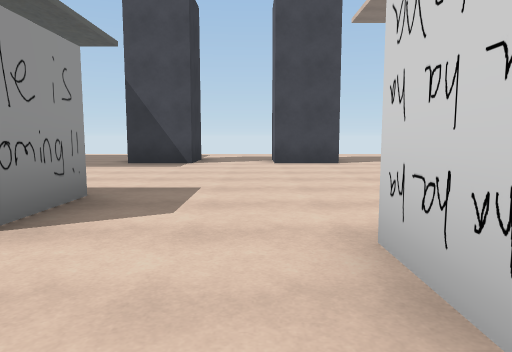
view 1 (above)

24 first-person views from a walk through a 3-D level made in the Unity game engine. The camera is 1.2 m above the floor, tilts 6° down and sees 70° across. Doors are open. The floor is counted in squares, 2 m on a side. Each view is taken from the middle of a square. On the plan, view 1 faces up. The plan holds only what a view shows up to about 10 squares ahead; the rest is blank. The place goes on beyond the plan. The player character is not drawn. Some surface patterns are stand-ins.

view 2
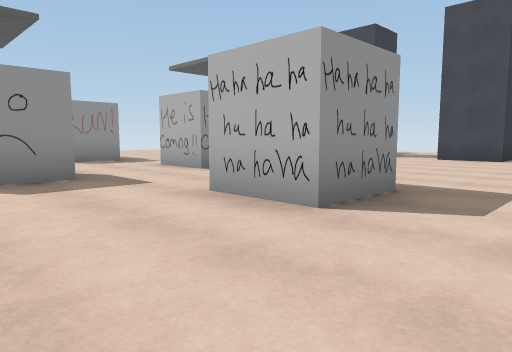

view 3
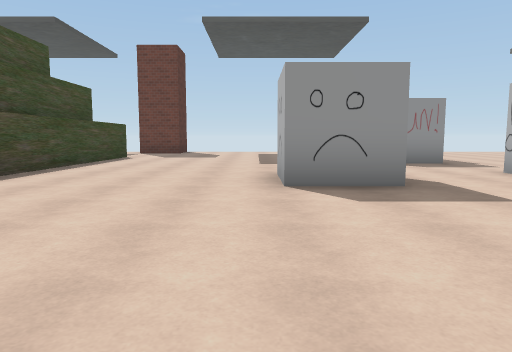

view 4
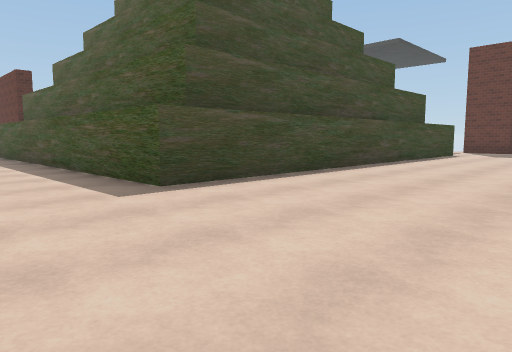

view 5
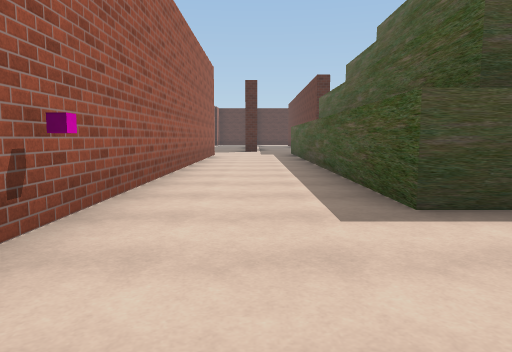

view 6
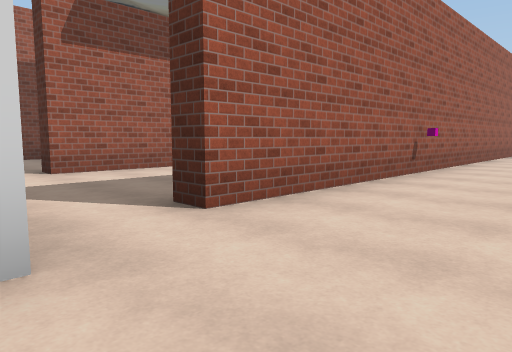

view 7
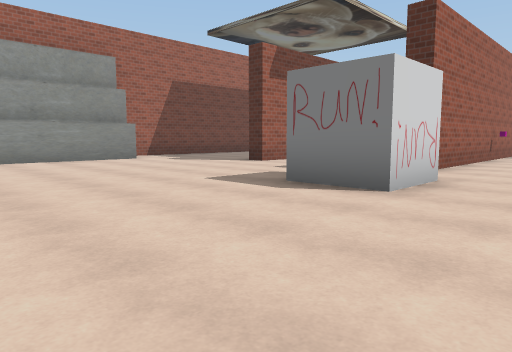

view 8
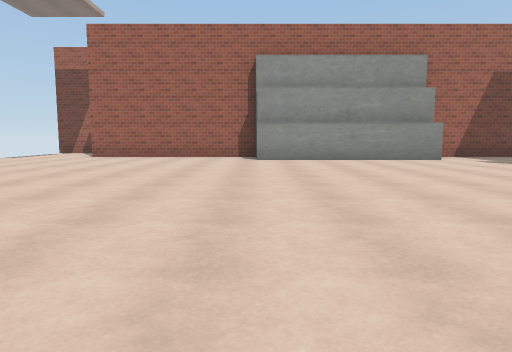

view 9
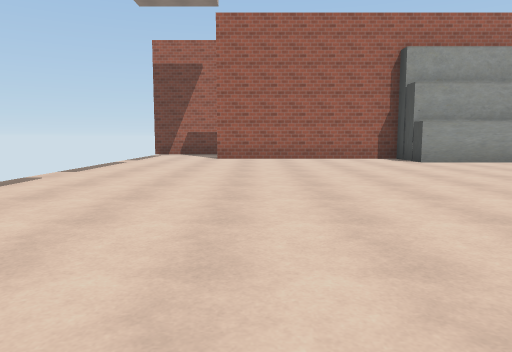

view 10
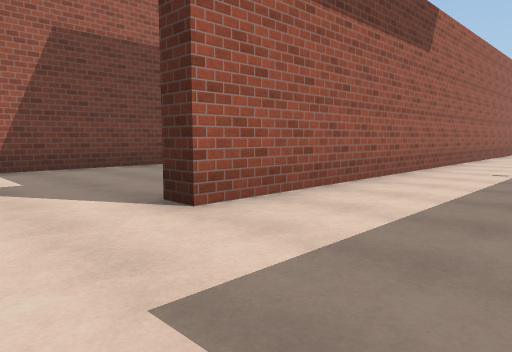

view 11
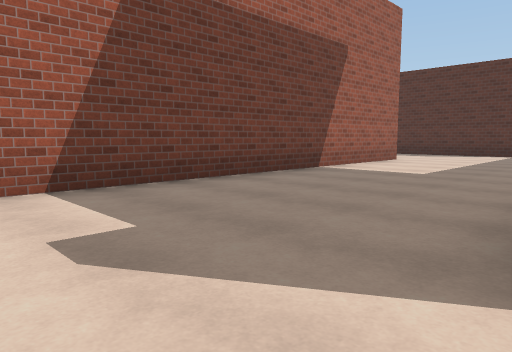

view 12
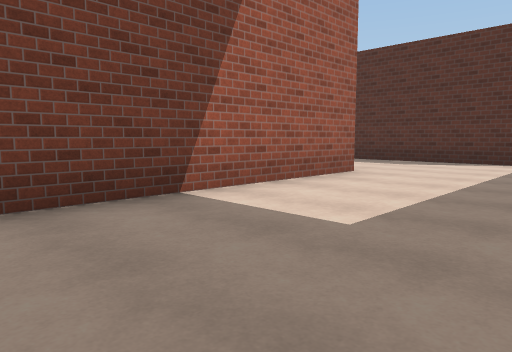

view 13
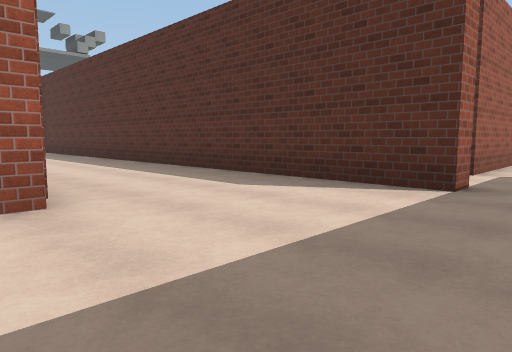

view 14
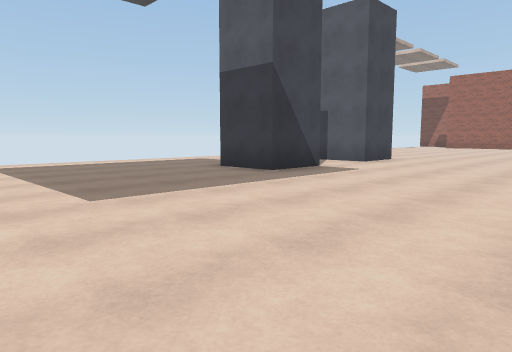

view 15
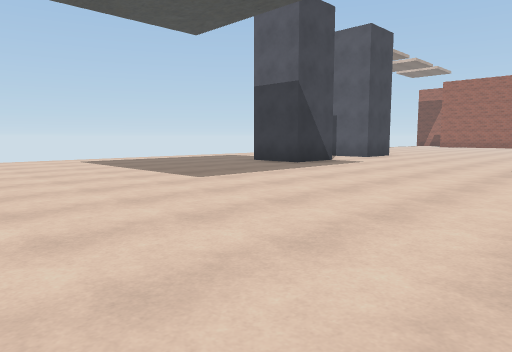

view 16
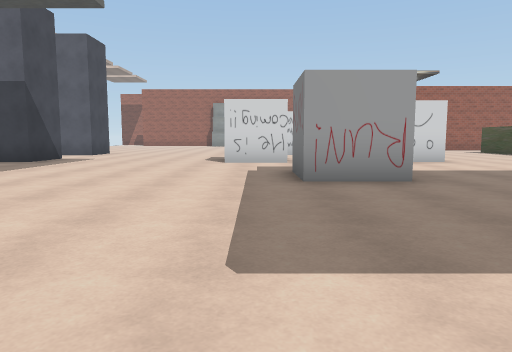

view 17
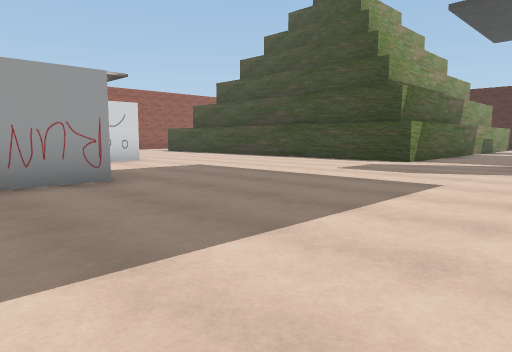

view 18
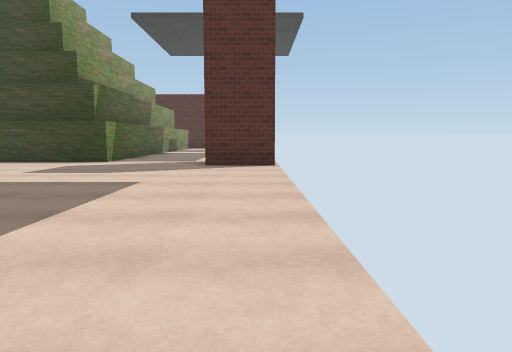

view 19
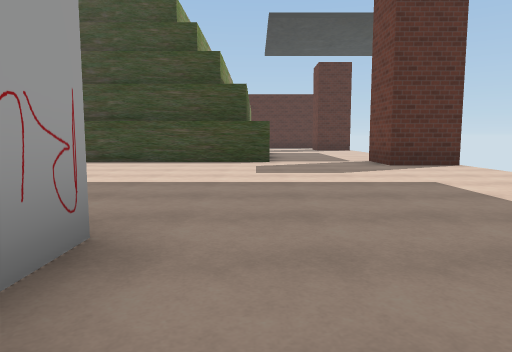

view 20
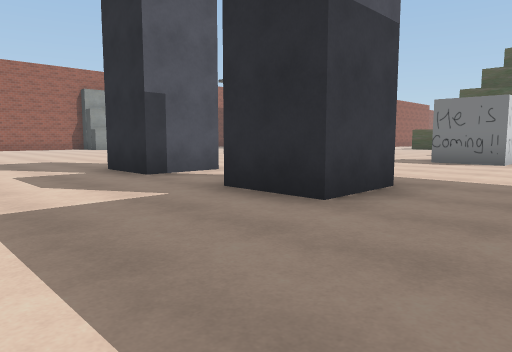

view 21
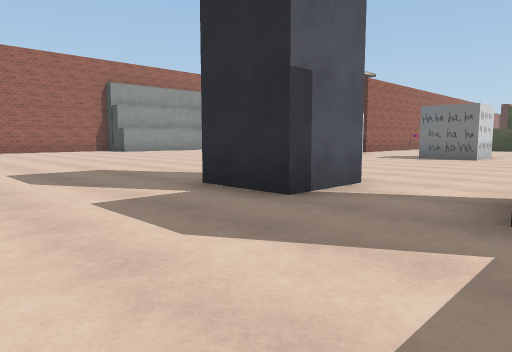

view 22
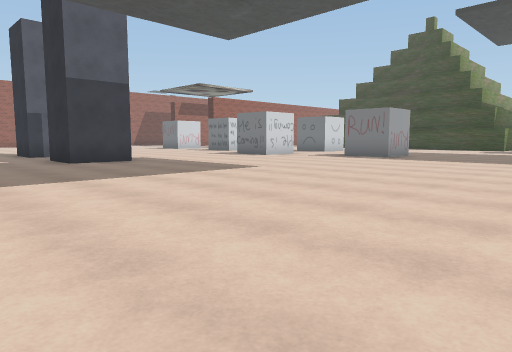

view 23
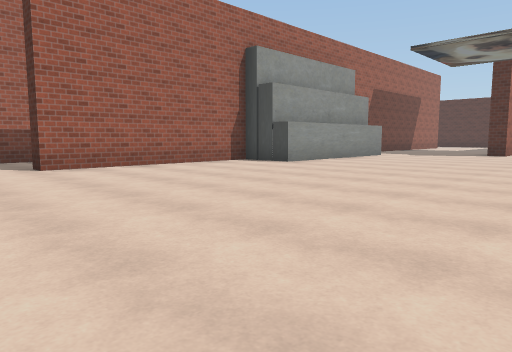

view 24
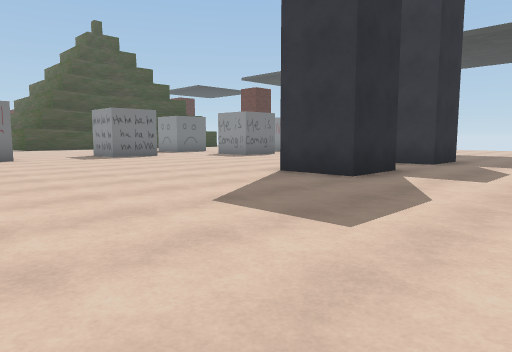

### Floor plan
Points are (right, up) in squares from view 1. A wall is a line through its corners. A room is listed if a view was taken in it or the views show most of it. See-through windows are left out.
Room 1 (views 1, 2, 3, 4, 5, 6, 7, 8, 9, 10, 11, 14, 15, 16, 17, 18, 19, 20, 21, 22, 23, 24)
walls: (0.7, 0.9) (0.7, 2.1) (1.4, 2.1); (2.2, 2.1) (2.2, 0.6) (0.6, 0.6); (-1.5, -0.1) (-1.5, -1.6) (-3, -1.6) (-3, -0.9); (-1.7, 2.3) (-3.3, 2.3) (-3.3, 3.7) (-1.7, 3.7) (-1.7, 2.3); (4.8, 0.5) (4.8, 2.1) (6.4, 2.1); (-7, 0.8) (-7, 2.3) (-5.5, 2.3) (-5.5, 1.1); (0.4, 8.6) (0.4, 10.1) (1.9, 10.1) (1.9, 8.6) (0.4, 8.6); (-1.5, 8.6) (-3, 8.6) (-3, 10.1) (-1.5, 10.1) (-1.5, 8.6); (-8.3, -6) (2.7, -6) (2.7, -13.9); (12.9, 0.9) (12.9, 6) (14.4, 6) (14.4, 11.1); (9.6, -10.6) (9.6, -0.9) (10.1, -0.9); (5.4, -13) (5.4, -0.9) (6, -0.9); (-12.5, -4.9) (-10.9, -4.9) (-10.9, -6.5)
ways out: opening at (11.5, -0.5) to room 2; opening at (-9.5, -6); opening at (15, 12.5)
Room 2 (views 12, 13)
walls: (14.4, -9) (14.4, 0.2); (12.3, -13) (12.3, -12.4) (20.5, -12.4)
ways out: opening at (11.5, -0.5) to room 1; opening at (11.5, -13)

Where each view was taken, in squares from view 1:
view 1: 0 up, 0 right, facing up
view 2: 2 down, 4 right, facing up-left
view 3: 2 down, 3 right, facing left
view 4: 2 down, 5 right, facing down-left
view 5: 3 down, 4 right, facing down
view 6: 1 up, 3 right, facing down-right
view 7: 6 up, 3 right, facing down-right
view 8: 6 up, 3 right, facing right
view 9: 10 up, 4 right, facing right
view 10: 1 up, 7 right, facing down-right
view 11: 1 up, 10 right, facing down-right
view 12: 3 down, 11 right, facing down-right
view 13: 8 down, 11 right, facing down-right
view 14: 4 up, 8 left, facing up-right
view 15: 3 up, 10 left, facing up-right
view 16: 3 up, 12 left, facing right
view 17: 3 up, 12 left, facing down-right
view 18: 3 up, 12 left, facing down
view 19: 3 up, 8 left, facing down
view 20: 13 up, 5 left, facing down-right
view 21: 13 up, 2 left, facing down-right
view 22: 13 up, 12 left, facing down-right
view 23: 13 up, 7 right, facing down-right
view 24: 13 up, 7 right, facing down-left
